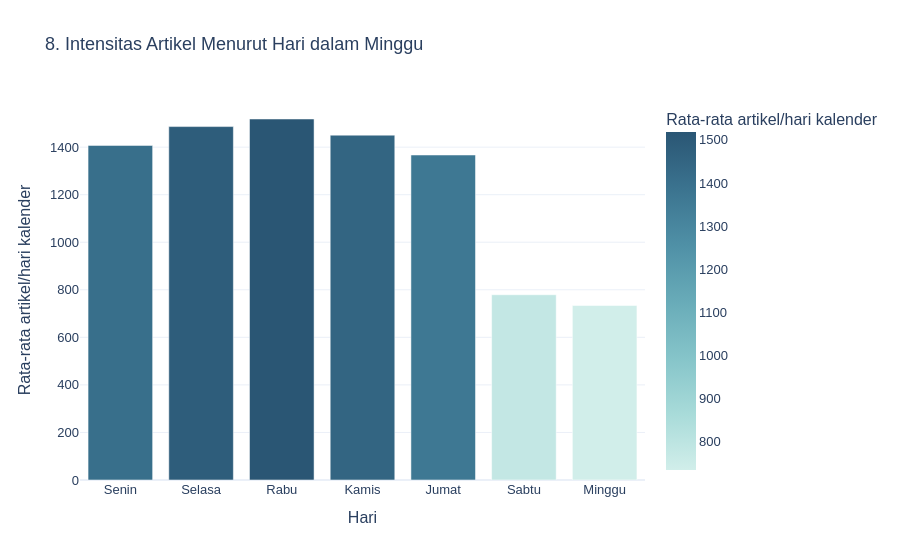

Notebook code cell kept with this figure:
### Code cell
fig8 = px.bar(weekday, x='hari', y='rata_per_hari',
              hover_data=['artikel', 'hari_kalender', 'hari_teramati'],
              category_orders={'hari': DAY_NAMES}, color='rata_per_hari',
              labels={'hari': 'Hari', 'rata_per_hari': 'Rata-rata artikel/hari kalender'},
              title='8. Intensitas Artikel Menurut Hari dalam Minggu', color_continuous_scale='Teal')
show_and_save(fig8, '08_weekday_pattern')

### Figure 1 — Plotly figure (JSON) as saved in the notebook; plotly's stock layout.template omitted (floating-point values rounded to 4 significant figures)
{"data": [{"customdata": [[73180.0, 52.0, 52.0], [77290.0, 52.0, 52.0], [78950.0, 52.0, 52.0], [75420.0, 52.0, 52.0], [71080.0, 52.0, 52.0], [40520.0, 52.0, 52.0], [38910.0, 53.0, 53.0]], "hovertemplate": "Hari=%{x}<br>Rata-rata artikel/hari kalender=%{marker.color}<br>artikel=%{customdata[0]}<br>hari_kalender=%{customdata[1]}<br>hari_teramati=%{customdata[2]}<extra></extra>", "legendgroup": "", "marker": {"color": [1407.0, 1486.0, 1518.0, 1450.0, 1367.0, 779.3, 734.2], "coloraxis": "coloraxis", "pattern": {"shape": ""}}, "name": "", "orientation": "v", "showlegend": false, "textposition": "auto", "type": "bar", "x": ["Senin", "Selasa", "Rabu", "Kamis", "Jumat", "Sabtu", "Minggu"], "xaxis": "x", "y": [1407.0, 1486.0, 1518.0, 1450.0, 1367.0, 779.3, 734.2], "yaxis": "y"}], "layout": {"barmode": "relative", "coloraxis": {"autocolorscale": false, "colorbar": {"title": {"text": "Rata-rata artikel/hari kalender"}}, "colorscale": [[0, "rgb(209, 238, 234)"], [0.1667, "rgb(168, 219, 217)"], [0.3333, "rgb(133, 196, 201)"], [0.5, "rgb(104, 171, 184)"], [0.6667, "rgb(79, 144, 166)"], [0.8333, "rgb(59, 115, 143)"], [1, "rgb(42, 86, 116)"]]}, "font": {"family": "Arial", "size": 13}, "hovermode": "closest", "legend": {"tracegroupgap": 0}, "title": {"text": "8. Intensitas Artikel Menurut Hari dalam Minggu"}, "xaxis": {"anchor": "y", "categoryarray": ["Senin", "Selasa", "Rabu", "Kamis", "Jumat", "Sabtu", "Minggu"], "categoryorder": "array", "domain": [0, 1], "title": {"text": "Hari"}}, "yaxis": {"anchor": "x", "domain": [0, 1], "title": {"text": "Rata-rata artikel/hari kalender"}}}}
